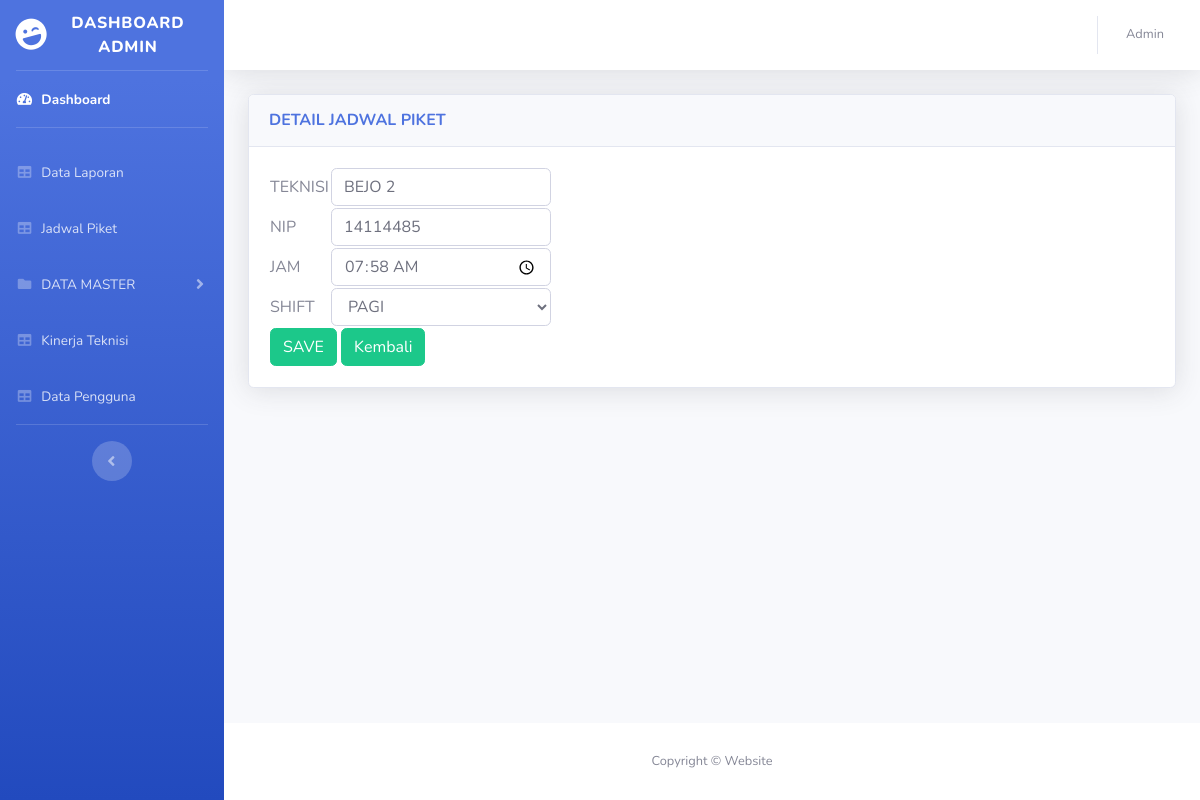
The app's page /detail_jadwal_piket.php?id=3 (signed in) with its own data.
### tables this page shows
CREATE TABLE `jadwal_piket` (
  `id` int(8) NOT NULL,
  `teknisi` varchar(255) NOT NULL,
  `nip` int(8) NOT NULL,
  `jam` time NOT NULL,
  `shift` varchar(255) NOT NULL
);

### detail_jadwal_piket.php (the view, shortened to what this page needs)
<!DOCTYPE html>
<html lang="en">
<?php
include ('include/header.php');
?>
<?php
include 'loginuser/koneksi.php';
$id         = $_GET['id'];
$jadwal_piket  = mysqli_query($connect, "select * from jadwal_piket where id='$id'");
$row        = mysqli_fetch_array($jadwal_piket);
?>
<?php
 if (empty($_SESSION['nip'])) {
 header("location:index.php");
 }
 else {
 ?>
<body id="page-top">
  <div id="wrapper">
    <?php
    include('include/sidebar.php');
    ?>
    <div id="content-wrapper" class="d-flex flex-column">
      <div id="content">
        <?php
        include ('include/topbar.php');
        ?>
        <div class="container-fluid">
          <div class="card shadow mb-4">
            <div class="card-header py-3">
              <h6 class="m-0 font-weight-bold text-primary">DETAIL JADWAL PIKET</h6>
            </div>
            <div class="card-body">
              <div>
                <form method="post" action="edit_jadwal_piket.php">
                  <table>
                    <tr><td>TEKNISI</td><td><input type="text" value="<?php echo $row['teknisi'];?>" name="teknisi" class="form-control"></td></tr>
                    <tr><td>NIP</td><td><input type="text" value="<?php echo $row['nip'];?>" name="nip" class="form-control"></td></tr>
                    <tr><td>JAM</td><td><input type="time" value="<?php echo $row['jam'];?>" name="jam" class="form-control"></td></tr>
                    <tr><td>SHIFT</td><td><select name="shift" class="form-control">
                      <option value="PAGI">PAGI</option>
                    </select></td></tr>
                    <tr><td colspan="2"><button class="btn btn-success" type="submit" value="simpan">SAVE</button>
                      <a  class="btn btn-success" href="jadwal_piket.php">Kembali</a></td></tr>
                    </table>
                  </form>
              </div>
            </div>
          </div>
        </div>
      </div>
      <?php
      include('include/footer.php');
      ?>
    </div>
  </div>
</body>
</html>
<?php } ?>

### records on screen
jadwal_piket: teknisi "BEJO 2", nip "14114485", jam "07:58:00"
